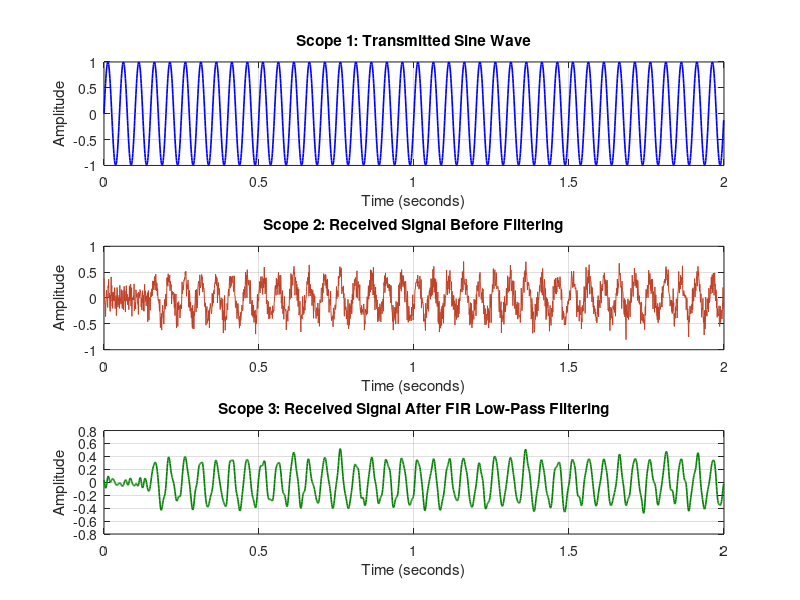
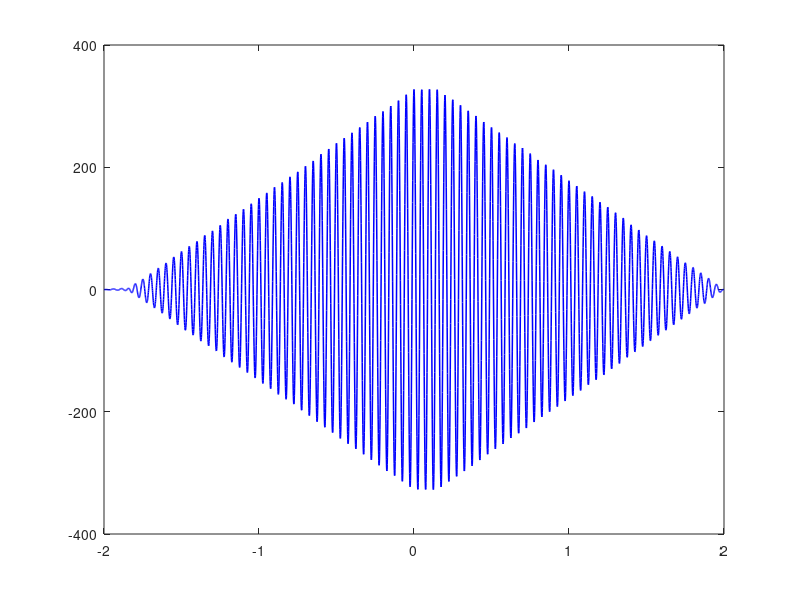

Recreate these plots in MATLAB, in order. (Note: this script raises an error after producing the figures.)

%% VOYAGER DEEP-SPACE COMMUNICATION - DSP SIMULATION
% MATLAB implementation matching the Simulink block diagram
% Simulation only - no hardware required

clc;
clear;
close all;

fprintf('============================================\n');
fprintf(' VOYAGER DEEP-SPACE DSP SIMULATION\n');
fprintf('============================================\n\n');

%% 1. TRANSMITTED SIGNAL - SINE WAVE

Fs = 1000;                  % Sampling frequency (Hz)
Ts = 1/Fs;                  % Sampling interval (s)
duration = 2;               % Simulation duration (s)

t = 0:Ts:duration-Ts;

amplitude = 1;
frequency = 20;             % Sine-wave frequency (Hz)

tx = amplitude*sin(2*pi*frequency*t);

fprintf('1. TRANSMITTED SIGNAL GENERATED\n');
fprintf('Sampling frequency: %d Hz\n', Fs);
fprintf('Sine-wave frequency: %d Hz\n', frequency);
fprintf('Duration: %.2f seconds\n\n', duration);

%% 2. PROPAGATION DELAY - 150 SAMPLES

delaySamples = 150;
actualDelay = delaySamples/Fs;

delayedSignal = [zeros(1,delaySamples), ...
                 tx(1:end-delaySamples)];

fprintf('2. PROPAGATION DELAY\n');
fprintf('Delay samples: %d\n', delaySamples);
fprintf('Delay time: %.3f seconds\n\n', actualDelay);

%% 3. ATTENUATION - GAIN BLOCK

gain = 0.35;

attenuatedSignal = gain*delayedSignal;

fprintf('3. ATTENUATION\n');
fprintf('Gain: %.2f\n\n', gain);

%% 4. ADD BAND-LIMITED-STYLE NOISE

% Reproducible noise for this code-based demonstration.
% This is white Gaussian noise, not an exact reproduction
% of Simulink's Band-Limited White Noise block.

rng(23341);
noiseStd = 0.15;
noise = noiseStd*randn(size(tx));

receivedSignal = attenuatedSignal + noise;

fprintf('4. NOISE ADDITION\n');
fprintf('Noise standard deviation: %.2f\n\n', noiseStd);

%% 5. DESIGN AND APPLY FIR LOW-PASS FILTER

% Windowed-sinc FIR design using basic MATLAB operations.
% No fir1 or xcorr function is required.

filterOrder = 60;
cutoffHz = 80;

k = -filterOrder/2:filterOrder/2;

h = zeros(size(k));
nonzero = (k ~= 0);

h(nonzero) = sin(2*pi*cutoffHz/Fs*k(nonzero)) ...
             ./ (pi*k(nonzero));

h(~nonzero) = 2*cutoffHz/Fs;

window = 0.54 - 0.46*cos(2*pi*(0:filterOrder)/filterOrder);

h = h.*window;
h = h/sum(h);

filteredSignal = conv(receivedSignal,h,'same');

fprintf('5. FIR FILTERING\n');
fprintf('Filter order: %d\n', filterOrder);
fprintf('Cutoff frequency: %d Hz\n\n', cutoffHz);

%% 6. THREE SIGNAL PLOTS - LIKE SIMULINK SCOPES

figure('Name','Voyager DSP - Three Scope Outputs','Color','w');

subplot(3,1,1);
plot(t,tx,'b','LineWidth',1.2);
title('Scope 1: Transmitted Sine Wave');
xlabel('Time (seconds)');
ylabel('Amplitude');
xlim([0 duration]);
grid on;

subplot(3,1,2);
plot(t,receivedSignal,'Color',[0.75 0.25 0.15]);
title('Scope 2: Received Signal Before Filtering');
xlabel('Time (seconds)');
ylabel('Amplitude');
xlim([0 duration]);
grid on;

subplot(3,1,3);
plot(t,filteredSignal,'Color',[0 0.5 0],'LineWidth',1.2);
title('Scope 3: Received Signal After FIR Low-Pass Filtering');
xlabel('Time (seconds)');
ylabel('Amplitude');
xlim([0 duration]);
grid on;

%% 7. CROSS-CORRELATION FOR DELAY ESTIMATION

% Remove DC offsets before correlation.
reference = tx - mean(tx);
received = receivedSignal - mean(receivedSignal);

% Full correlation, calculated without xcorr.
correlation = conv(received,fliplr(reference));
lags = (1:length(correlation)) - length(reference);

% Restrict the search to nonnegative delays up to 0.4 seconds.
maxDelaySamples = min(round(0.4*Fs),length(tx)-1);
valid = (lags >= 0) & (lags <= maxDelaySamples);

validIndices = find(valid);
[~,localPeak] = max(abs(correlation(valid)));
peakIndex = validIndices(localPeak);

estimatedDelaySamples = lags(peakIndex);
estimatedDelay = estimatedDelaySamples/Fs;

delayErrorSamples = abs(estimatedDelaySamples-delaySamples);

fprintf('6. DELAY ESTIMATION\n');
fprintf('Actual delay: %d samples (%.3f s)\n', ...
        delaySamples,actualDelay);
fprintf('Estimated delay: %d samples (%.3f s)\n', ...
        estimatedDelaySamples,estimatedDelay);
fprintf('Absolute sample error: %d samples\n\n', ...
        delayErrorSamples);

figure('Name','Voyager DSP - Cross-Correlation','Color','w');

plot(lags/Fs,correlation,'b','LineWidth',1.1);
hold on;
xline(actualDelay,'--k','Actual delay');
xline(estimatedDelay,'--r','Estimated delay');

xlabel('Lag (seconds)');
ylabel('Correlation');
title('Cross-Correlation for Propagation Delay Estimation');
xlim([0 maxDelaySamples/Fs]);
grid on;
legend('Cross-correlation','Actual delay', ...
       'Estimated delay','Location','best');
hold off;

%% 8. ILLUSTRATIVE ONE-WAY DISTANCE

speedOfLight = 3e8;

estimatedDistanceKm = speedOfLight*estimatedDelay/1000;
nominalDistanceKm = speedOfLight*actualDelay/1000;

fprintf('7. ILLUSTRATIVE DISTANCE\n');
fprintf('Distance from estimated delay: %.2f km\n', ...
        estimatedDistanceKm);
fprintf('Distance from nominal delay: %.2f km\n', ...
        nominalDistanceKm);
fprintf(['Note: These are illustrative simulation values, ' ...
         'not Voyager actual distance.\n\n']);

%% 9. FFT COMPARISON - BEFORE AND AFTER FILTERING

Yreceived = abs(fft(receivedSignal))/length(receivedSignal);
Yfiltered = abs(fft(filteredSignal))/length(filteredSignal);

numBins = floor(length(tx)/2)+1;
f = (0:numBins-1)*Fs/length(tx);

Yreceived = Yreceived(1:numBins);
Yfiltered = Yfiltered(1:numBins);

if rem(length(tx),2)==0
    Yreceived(2:end-1) = 2*Yreceived(2:end-1);
    Yfiltered(2:end-1) = 2*Yfiltered(2:end-1);
else
    Yreceived(2:end) = 2*Yreceived(2:end);
    Yfiltered(2:end) = 2*Yfiltered(2:end);
end

figure('Name','Voyager DSP - FFT Comparison','Color','w');

plot(f,Yreceived,'r','LineWidth',1);
hold on;
plot(f,Yfiltered,'b','LineWidth',1.2);

title('Frequency Spectrum Before and After FIR Filtering');
xlabel('Frequency (Hz)');
ylabel('Magnitude');
xlim([0 Fs/2]);
grid on;
legend('Received signal','Filtered signal','Location','best');
hold off;

%% 10. FINAL SUMMARY

fprintf('============================================\n');
fprintf(' SIMULATION COMPLETED\n');
fprintf('============================================\n');
fprintf('Generated transmitted, received and filtered plots.\n');
fprintf('Generated cross-correlation and FFT plots.\n');
fprintf('Check the estimated delay against 150 samples.\n');
